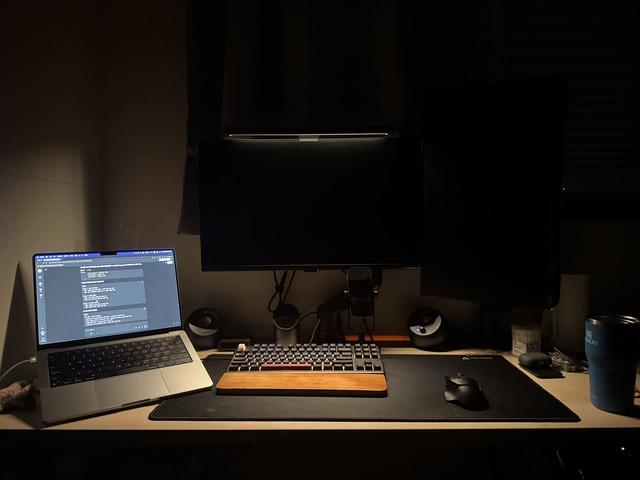
#> input picture images_640x480/he_dark_indoor.jpg, 640 x 480 px, found by its file name
$ python make_metrics.py he
#> lines starting #> are read from the running program, lines starting #| are printed output that depends on the picture
#!/usr/bin/env python3
"""Generate HE and Otsu quality metrics"""

import os
import sys
import argparse
import glob
import numpy as np
import cv2
import matplotlib.pyplot as plt
from pathlib import Path
import csv

try:
    from skimage.metrics import structural_similarity
    from skimage.color import rgb2lab, deltaE_cie76, deltaE_ciede2000
    import pandas as pd
except ImportError as e:
    print(f"Missing dependency: {e}")
    print("Install with: pip install scikit-image pandas")
    sys.exit(1)

def load_image(path, as_gray=False):
    """Load image safely"""
#> called with path = 'images/he_dark_indoor.jpg', as_gray = False
    if not os.path.exists(path):
        return None
    if as_gray:
        return cv2.imread(path, cv2.IMREAD_GRAYSCALE)
    else:
        img = cv2.imread(path)
#> img is the input picture: shape (480, 640, 3); mean B, G, R 22.8, 27.3, 32.5
        return cv2.cvtColor(img, cv2.COLOR_BGR2RGB) if img is not None else None

def compute_diff_map(original, processed):
    """Compute difference map (0-255 range)"""
    if original.shape != processed.shape:
        processed = cv2.resize(processed, (original.shape[1], original.shape[0]))

    diff = np.abs(original.astype(np.float32) - processed.astype(np.float32))
    return np.clip(diff, 0, 255).astype(np.uint8)

def compute_ssim_map(original, processed):
    """Compute SSIM map"""
    if original.shape != processed.shape:
        processed = cv2.resize(processed, (original.shape[1], original.shape[0]))

    ssim_score, ssim_map = structural_similarity(
        original, processed, data_range=255, full=True
    )
    # Convert SSIM map from [-1,1] to [0,255] for visualization
    ssim_vis = ((ssim_map + 1) * 127.5).astype(np.uint8)
    return ssim_score, ssim_vis

def compute_deltaE_map(original_rgb, processed_rgb, chroma_only=False):
    """Compute Delta E map using CIE2000"""
    if original_rgb.shape != processed_rgb.shape:
        processed_rgb = cv2.resize(processed_rgb, (original_rgb.shape[1], original_rgb.shape[0]))

    # Convert to LAB (input should be float [0,1])
    orig_lab = rgb2lab(original_rgb.astype(np.float32) / 255.0)
    proc_lab = rgb2lab(processed_rgb.astype(np.float32) / 255.0)

    if chroma_only:
        # Set L* of processed = L* of original for chroma-only comparison
        proc_lab[:,:,0] = orig_lab[:,:,0]

    # Compute Delta E 2000
    delta_e = deltaE_ciede2000(orig_lab, proc_lab)

    # Clip to reasonable visualization range (0-50)
    delta_e_vis = np.clip(delta_e, 0, 50)

    return delta_e.mean(), delta_e.max(), delta_e_vis

def save_colormap_image(data, output_path, title, cmap='viridis', vmin=None, vmax=None):
    """Save data as colormap image"""
    plt.figure(figsize=(8, 6))
    plt.imshow(data, cmap=cmap, vmin=vmin, vmax=vmax, interpolation="nearest")
    plt.colorbar(shrink=0.8)
    plt.title(title)
    plt.axis('off')
    plt.tight_layout()
    plt.savefig(output_path, dpi=120, bbox_inches='tight', metadata={"Date": ""})
    plt.close()

def generate_he_metrics(force=False):
    """Generate HE quality metrics"""
    print("Generating HE metrics...")

    # Load original image
    original_path = "images/he_dark_indoor.jpg"
    original_rgb = load_image(original_path)
    if original_rgb is None:
        print(f"Warning: Original HE image not found: {original_path}")
        return False

    original_gray = cv2.cvtColor(original_rgb, cv2.COLOR_RGB2GRAY)

    # Find processed images
    he_patterns = {
        'rgb_he': 'results/he/*rgb*he*.png',
        'y_he': 'results/he/result_yuv_he.png',
        'clahe': 'results/he/*clahe*.png'
    }

    he_images = {}
    for name, pattern in he_patterns.items():
        files = glob.glob(pattern)
        if not files:
            # Try alternative patterns
            alt_patterns = {
                'rgb_he': 'results/he/*rgb*global*.png',
                'y_he': 'results/he/*yuv*global*.png',
                'clahe': 'results/he/*yuv*clahe*.png'
            }
            if name in alt_patterns:
                files = glob.glob(alt_patterns[name])

        if files:
            he_images[name] = files[0]
            print(f"Found {name}: {files[0]}")
        else:
            print(f"Warning: No images found for pattern: {pattern}")
#> pass 2 of the loop in generate_he_metrics, `for name, pattern in he_patterns.items():`:

    if not he_images:
        print("No HE processed images found")
        return False

    # Generate metrics for each method
    metrics_data = []
    output_dir = "results/he_metrics_fixed"
    Path(output_dir).mkdir(parents=True, exist_ok=True)

    for name, img_path in he_images.items():
        processed_rgb = load_image(img_path)
#> call 2 of load_image, with path = 'results/he/hist_after_rgb_he.png', as_gray = False
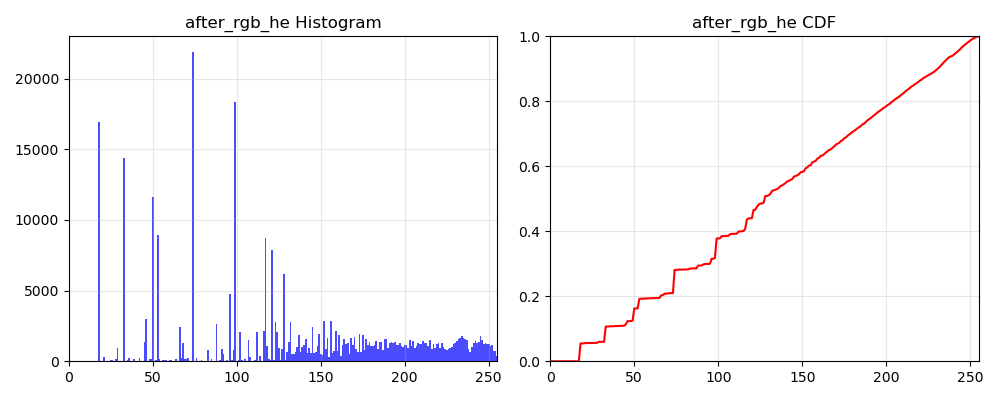
#> input picture results/he/hist_after_rgb_he.png, 1000 x 400 px
#> in load_image, img is the input picture: shape (400, 1000, 3); mean B, G, R 249.7, 246.4, 247.2
        if processed_rgb is None:
            continue

        processed_gray = cv2.cvtColor(processed_rgb, cv2.COLOR_RGB2GRAY)

        # Compute metrics
        diff_map = compute_diff_map(original_gray, processed_gray)
#> in compute_diff_map, `diff = np.abs(original.astype(np.float32) - processed.astype(np.float3..`:
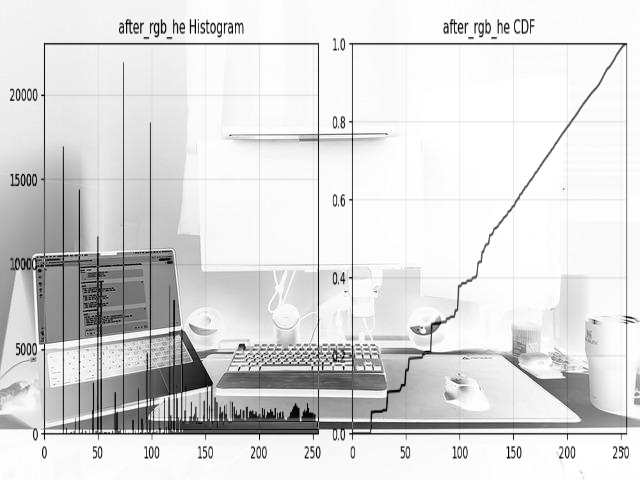
#> diff: shape (480, 640) float32; min 0, max 255, mean 219.6
        ssim_score, ssim_map = compute_ssim_map(original_gray, processed_gray)
#> in compute_ssim_map, `ssim_score, ssim_map = structural_similarity( original, processed, dat..`:
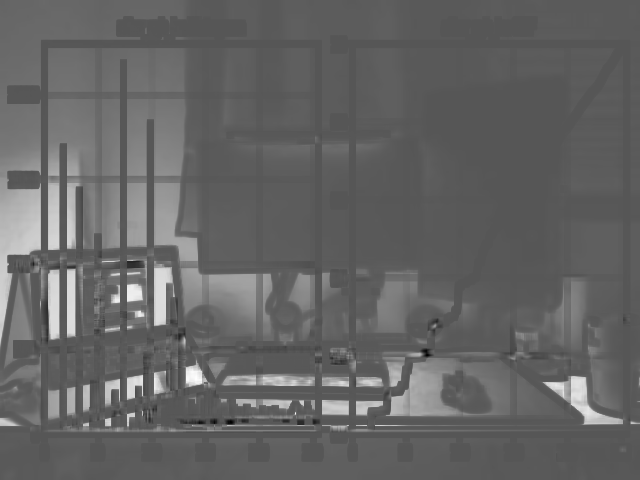
#> ssim_map: shape (480, 640) float64; min -0.481, max 0.934, mean 0.0791; drawn with min black and max white
#> in compute_ssim_map, `ssim_score, ssim_map = structural_similarity( original, processed, dat..`: ssim_score = 0.079
#> in compute_ssim_map, `ssim_vis = ((ssim_map + 1) * 127.5).astype(np.uint8)`:
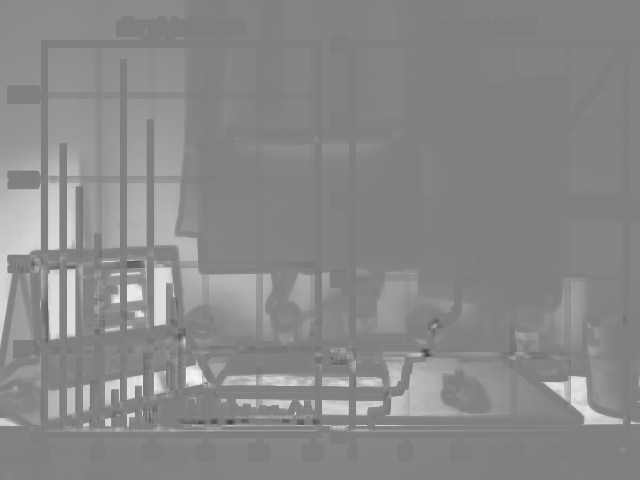
#> ssim_vis: shape (480, 640); min 66, max 246, mean 137.1
#> ssim_score = 0.079
        deltaE_mean, deltaE_max, deltaE_map = compute_deltaE_map(original_rgb, processed_rgb)
#> in compute_deltaE_map, `orig_lab = rgb2lab(original_rgb.astype(np.float32) / 255.0)`: orig_lab: shape (480, 640, 3) float32; mean of channels 0, 1, 2 11.2, 1.5, 3.2
#> in compute_deltaE_map, `proc_lab = rgb2lab(processed_rgb.astype(np.float32) / 255.0)`: proc_lab: shape (480, 640, 3) float32; mean of channels 0, 1, 2 97.1, 1.2, -1.4
#> in compute_deltaE_map, `delta_e_vis = np.clip(delta_e, 0, 50)`:
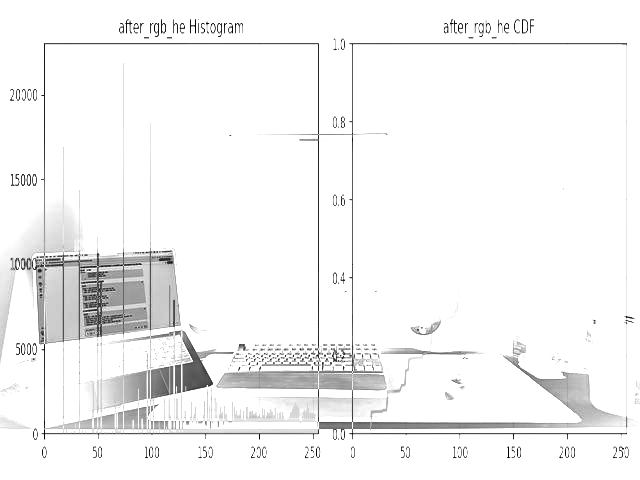
#> delta_e_vis: shape (480, 640) float32; min 0.833, max 50, mean 47.9; drawn with min black and max white
#> deltaE_mean = 83.83; deltaE_max = 100
        deltaE_chroma_mean, deltaE_chroma_max, deltaE_chroma_map = compute_deltaE_map(
            original_rgb, processed_rgb, chroma_only=True
        )
#> call 2 of compute_deltaE_map, with chroma_only = True
#> in compute_deltaE_map (call 2), `proc_lab[:,:,0] = orig_lab[:,:,0]`: proc_lab: shape (480, 640, 3) float32; mean of channels 0, 1, 2 11.2, 1.2, -1.4
#> in compute_deltaE_map (call 2), `delta_e = deltaE_ciede2000(orig_lab, proc_lab)`:
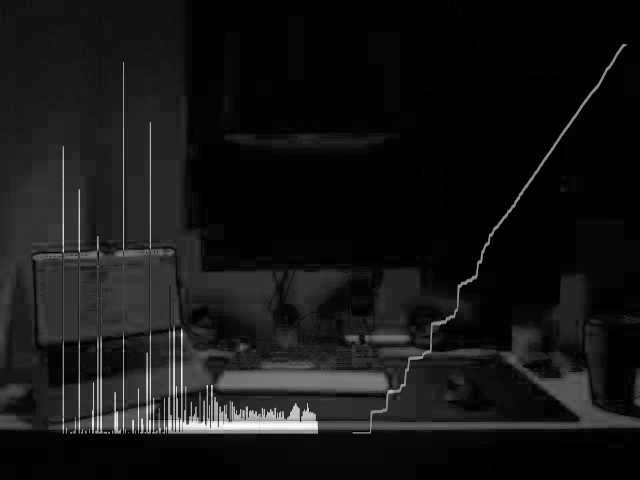
#> delta_e: shape (480, 640) float32; min 0.000336, max 54.74, mean 4.8; drawn with min black and max white
#> deltaE_chroma_mean = 4.8; deltaE_chroma_max = 54.74

        # Save individual maps
        diff_path = f"{output_dir}/diff_{name}.png"
        ssim_path = f"{output_dir}/ssim_{name}.png"
        deltaE_path = f"{output_dir}/deltaE_{name}.png"
        deltaE_chroma_path = f"{output_dir}/deltaE_chroma_{name}.png"

        if not os.path.exists(diff_path) or force:
            save_colormap_image(diff_map, diff_path, f"Difference Map - {name.upper()}",
                              cmap='hot', vmin=0, vmax=255)

        if not os.path.exists(ssim_path) or force:
            save_colormap_image(ssim_map, ssim_path, f"SSIM Map - {name.upper()}",
                              cmap='gray', vmin=0, vmax=255)

        if not os.path.exists(deltaE_path) or force:
            save_colormap_image(deltaE_map, deltaE_path, f"Delta E Map - {name.upper()}",
                              cmap='plasma', vmin=0, vmax=50)

        if not os.path.exists(deltaE_chroma_path) or force:
            save_colormap_image(deltaE_chroma_map, deltaE_chroma_path,
                              f"Delta E Chroma - {name.upper()}", cmap='plasma', vmin=0, vmax=50)
#> call 4 of save_colormap_image, with title = 'Delta E Chroma - RGB_HE', cmap = 'plasma', vmin = 0, vmax = 50
#> in save_colormap_image (call 4), `plt.savefig(output_path, dpi=120, bbox_inches='tight', metadata={"Date..`:
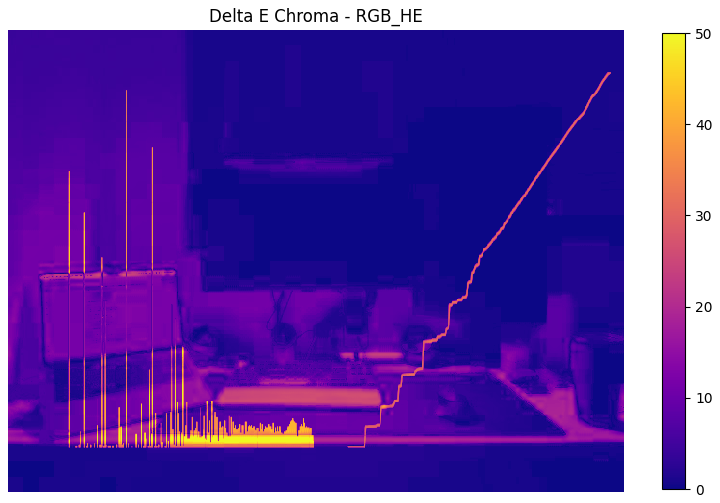
#> figure drawn by matplotlib, 2 panels

        # Collect stats
        metrics_data.append({
            'name': name,
            'deltaE_mean': deltaE_mean,
            'deltaE_max': deltaE_max,
            'deltaE_chroma_mean': deltaE_chroma_mean,
            'ssim_score': ssim_score,
            'diff_mean': diff_map.mean()
        })
#> pass 2 of the loop in generate_he_metrics, `for name, img_path in he_images.items():`:
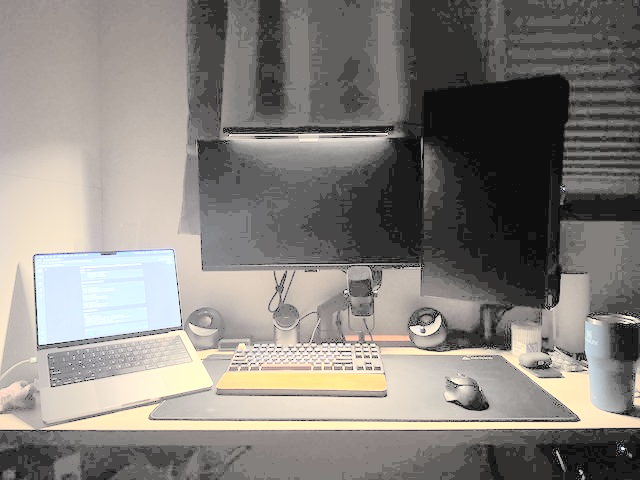
#> input picture results/he/result_yuv_he.png, 640 x 480 px
#> in load_image, img is the input picture: shape (480, 640, 3); mean B, G, R 126.7, 131.7, 135.9
#> processed_gray: shape (480, 640)
#> in generate_he_metrics, `ssim_score, ssim_map = compute_ssim_map(original_gray, processed_gray)`: ssim_score = 0.207
#> deltaE_mean = 34.39; deltaE_max = 71.75
#> in compute_deltaE_map (call 4), `delta_e = deltaE_ciede2000(orig_lab, proc_lab)`:
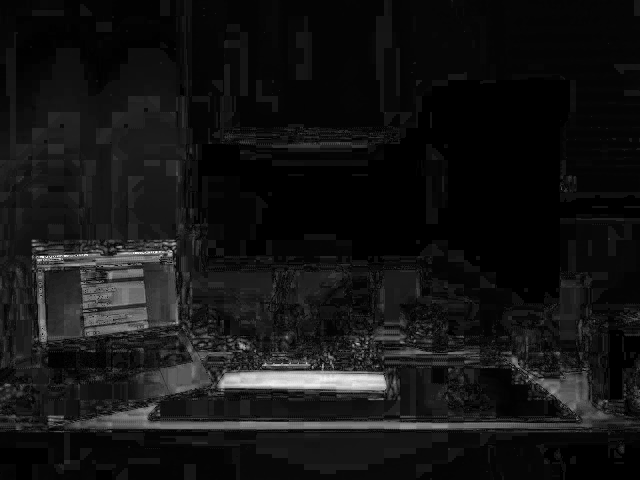
#> delta_e: shape (480, 640) float32; min 0, max 22.07, mean 1.8; drawn with min black and max white
#> deltaE_chroma_mean = 1.77; deltaE_chroma_max = 22.07
#> in save_colormap_image (call 8), `plt.savefig(output_path, dpi=120, bbox_inches='tight', metadata={"Date..`:
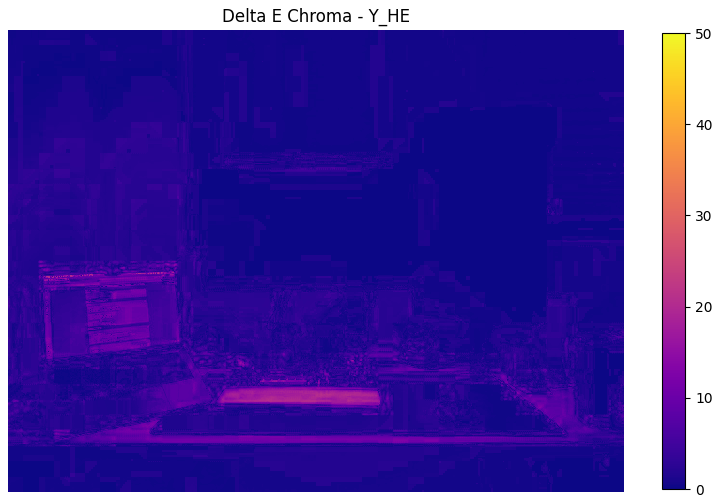
#> figure drawn by matplotlib, 2 panels

    # Save stats CSV
    stats_path = f"{output_dir}/he_metrics_stats.csv"
    if not os.path.exists(stats_path) or force:
        df = pd.DataFrame(metrics_data)
#> df = table of 2 rows and 6 columns
#> (the run stopped early here; a loop or call above may not have finished)
